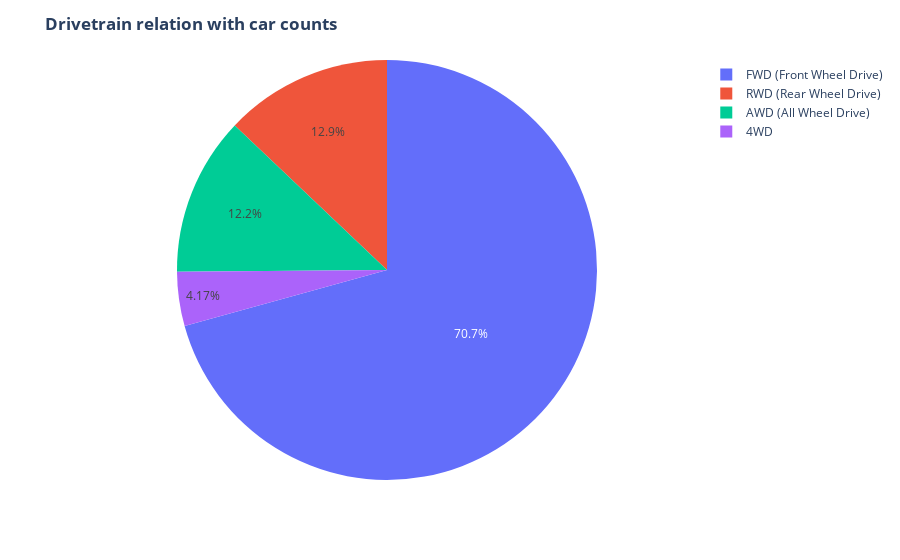

The cell this chart's notebook holds for it:
### Code cell
drivetrain = df["Drivetrain"].unique()
number_of_cars = df['Drivetrain'].value_counts()
fig = px.pie(drivetrain, values =number_of_cars, names= drivetrain)
fig.update_layout(
title="<b>Drivetrain relation with car counts</b>")
fig.show()

### Figure 1 — Plotly figure (JSON) as saved in the notebook; plotly's stock layout.template omitted (floating-point values rounded to 4 significant figures)
{"data": [{"domain": {"x": [0, 1], "y": [0, 1]}, "hovertemplate": "label=%{label}<br>value=%{value}<extra></extra>", "labels": ["FWD (Front Wheel Drive)", "RWD (Rear Wheel Drive)", "AWD (All Wheel Drive)", "4WD"], "legendgroup": "", "name": "", "showlegend": true, "type": "pie", "values": [712, 130, 123, 42]}], "layout": {"legend": {"tracegroupgap": 0}, "margin": {"t": 60}, "title": {"text": "<b>Drivetrain relation with car counts</b>"}}}
